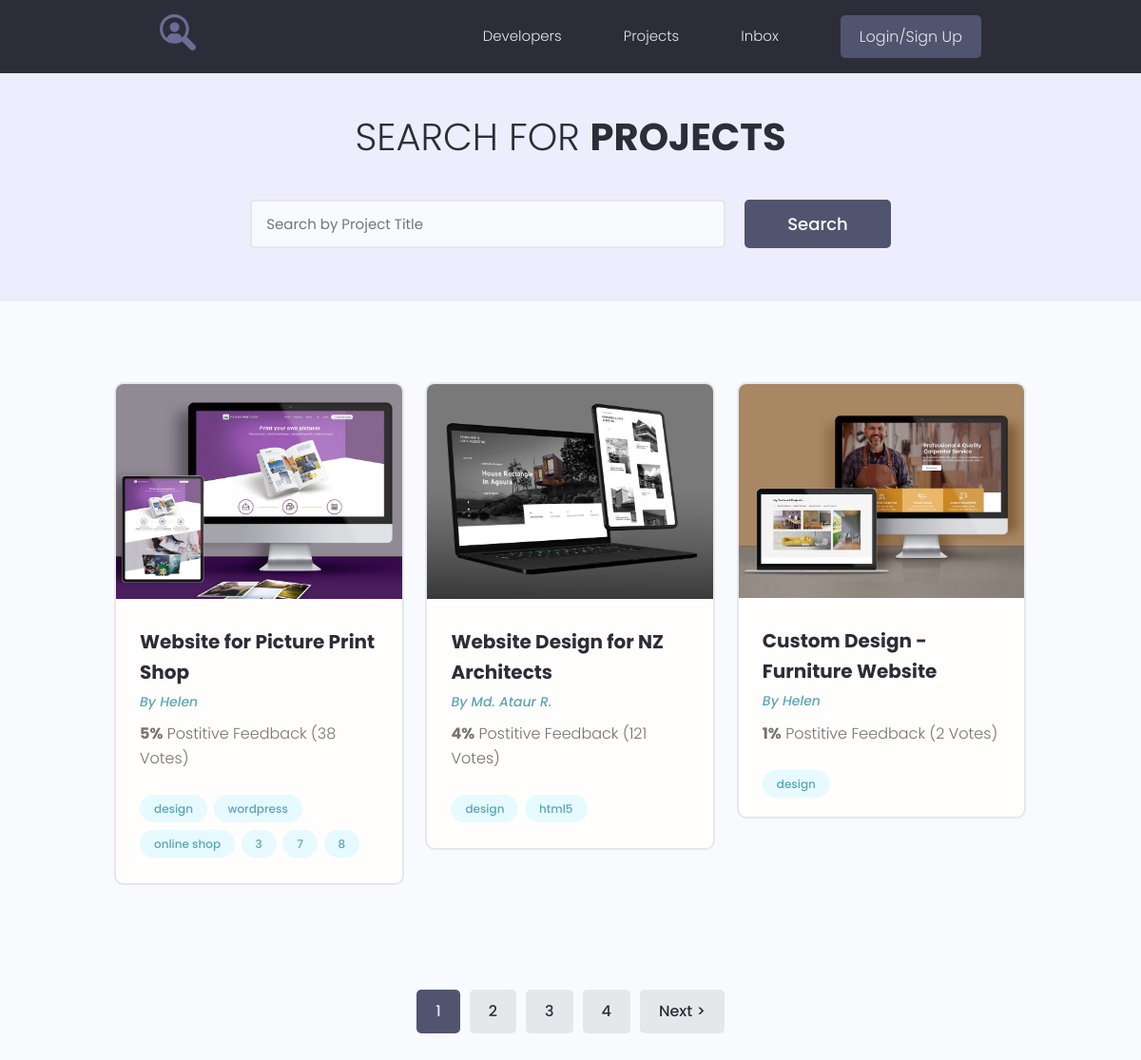
/projects/, run on the app's committed database.
### projects/models.py (models this page shows, shortened)
class Project(models.Model):
    owner = models.ForeignKey(Profile, on_delete=models.SET_NULL, null=True, blank=True)
    title = models.CharField(max_length=200)
    description = models.TextField(null=True, blank=True)
    featured_image = models.ImageField(null=True, blank=True, upload_to="projects/%Y/%m/%d/", default="default.jpg")
    demo_link = models.CharField(max_length=2000, null=True, blank=True)
    source_link = models.CharField(max_length=2000, null=True, blank=True)
    tags = models.ManyToManyField('Tag', blank=True)
    vote_total = models.IntegerField(default=0, null=True, blank=True)
    vote_ratio = models.IntegerField(default=0, null=True, blank=True)
    created = models.DateTimeField(auto_now_add=True)

class Tag(models.Model):
    name = models.CharField(max_length=200)
    created = models.DateTimeField(auto_now_add=True)
    def __str__(self):
        return self.name

### users/models.py (models this page shows, shortened)
class Profile(models.Model):
    user = models.OneToOneField(User, on_delete=models.CASCADE, null=True, blank=True)
    name = models.CharField(max_length=200, blank=True, null=True)
    email = models.EmailField(max_length=500, blank=True, null=True)
    username = models.CharField(max_length=200, blank=True, null=True)
    short_info = models.CharField(max_length=200, blank=True, null=True)
    bio = models.TextField(blank=True, null=True)
    profile_image = models.ImageField(blank=True, null=True, upload_to='profiles/', default="profiles/user-default.png")
    social_github = models.CharField(max_length=200, blank=True, null=True)
    social_youtube = models.CharField(max_length=200, blank=True, null=True)
    social_website = models.CharField(max_length=200, blank=True, null=True)
    created = models.DateTimeField(auto_now_add=True)

### projects/views.py (the view)
# urls.py: path('projects/', include('projects.urls')),
def projects(request):
    pr = Project.objects.all()
    page = request.GET.get('page')
    results = 3
    paginator = Paginator(pr, results)
    try:
        pr = paginator.page(page)
    except PageNotAnInteger:
        page = 1
        pr = paginator.page(page)
    except EmptyPage:
        page = paginator.num_pages
        pr = paginator.page(page)
    left_index = int(page) - 4
    if left_index < 1:
        left_index = 1
    right_index = int(page) + 5
    if right_index > paginator.num_pages:
        right_index = paginator.num_pages + 1
    custom_range = range(left_index, right_index)
    context = {
        'projects': pr,
        'paginator': paginator,
        'custom_range': custom_range
    }
    return render(request, "projects/projects.html", context)

### projects/templates/projects/projects.html (shortened to what this page needs)
{% extends 'projects/base.html' %}
{% block content %}
  <main class="projects">
    <section class="hero-section text-center">
      <div class="container container--narrow">
        <div class="hero-section__box">
          <h2>Search for <span>Projects</span></h2>
        </div>
        <div class="hero-section__search">
          <form class="form" action="#" method="get">
            <div class="form__field">
              <input class="input input--text" id="formInput#search" type="text" name="text"
                placeholder="Search by Project Title" />
            </div>
            <input class="btn btn--sub btn--lg" type="submit" value="Search" />
          </form>
        </div>
      </div>
    </section>
    <section class="projectsList">
      <div class="container">
        <div class="grid grid--three">
          {% for project in projects %}
          <div class="column">
            <div class="card project">
              <a href="{% url 'project' project.id %}" class="project">
                <img class="project__thumbnail" src="{{ project.featured_image.url }}" alt="project thumbnail" />
                <div class="card__body">
                  <h3 class="project__title">{{ project.title }}</h3>
                  <p><a class="project__author" href="{% url 'user_profile' project.owner.id %}">By {{ project.owner.name }}</a></p>
                  <p class="project--rating">
                    <span style="font-weight: bold;">{{ project.vote_ratio }}%</span> Postitive
                    Feedback ({{ project.vote_total }} Vote{{ project.vote_total|pluralize:'s' }})
                  </p>
                  <div class="project__tags">
                    {% for tag in project.tags.all %}
                    <span class="tag tag--pill tag--main">
                      <small>{{ tag }}</small>
                    </span>
                    {% endfor %}
                  </div>
                </div>
              </a>
            </div>
          </div>
          {% endfor %}
        </div>
      </div>
    </section>
    {% if projects.has_other_pages %}
    <div class="pagination">
      <ul class="container">
        {% for page in custom_range %}
          {% if page == projects.number %}
           <li><a href="?page={{page}}" class="btn page-link btn--sub">{{ page }}</a></li>
          {% else %}
            <li><a href="?page={{page}}" class="btn page-link">{{ page }}</a></li>
          {% endif %}
        {% endfor %}
        {% if projects.has_next %}
        <li><a href="?page={{ projects.next_page_number }}" class="btn page-link">Next &gt;</a></li>
        {% endif %}
      </ul>
    </div>
    {% endif %}
  </main>
{% endblock %}

### projects/templates/projects/base.html (shortened to what this page needs)
{% load static %}
<!DOCTYPE html>
<html lang="en">
<head>
   <link rel="stylesheet" href="https://maxcdn.bootstrapcdn.com/font-awesome/4.5.0/css/font-awesome.min.css">
  <link rel="stylesheet" href="{% static 'uikit/styles/uikit.css' %}" />
  <link rel="stylesheet" href="{% static 'styles/app.css' %}" />
</head>
<body>
{% include 'projects/navbar.html' %}
{% block content %}{% endblock %}
</body>
</html>

### projects/templates/projects/navbar.html (shortened to what this page needs)
{% load static %}
  <header class="header">
    <div class="container container--narrow">
      <a href="{% url 'profiles' %}" class="header__logo">
        <img src="{% static 'images/logo.svg' %}" alt="DevSearch Logo" />
      </a>
      <nav class="header__nav">
        <ul class="header__menu">
          <li class="header__menuItem"><a href="{% url 'profiles' %}">Developers</a></li>
          <li class="header__menuItem"><a href="{% url 'projects' %}">Projects</a></li>
          <li class="header__menuItem"><a href="inbox.html">Inbox</a></li>
        {% if request.user.is_authenticated %}
          <li class="header__menuItem"><a href="{% url 'account' %}">Account</a></li>
          <li class="header__menuItem"><a href="{% url 'create-project' %}">Add Projects</a></li>
          <li class="header__menuItem"><a href="{% url 'logout' %}" class="btn btn--sub">Logout</a></li>
        {% else %}
          <li class="header__menuItem"><a href="{% url 'login' %}" class="btn btn--sub">Login/Sign Up</a></li>
        {% endif %}
        </ul>
      </nav>
    </div>
  </header>

### projects/static/styles/app.css (style rules this page uses)
:root { --color-sub: #2d2d39; }
.btn--sub { background-color: var(--color-sub-light); }
.card { border: 2px solid var(--color-light); }
img { width: 100%; }
.header { position: sticky; z-index: 111; background-color: var(--color-sub); padding: 1.5rem 0; }
.header > .container { display: flex; justify-content: space-between; align-items: center; }
.header__logo > img { height: 3.8rem; }
.header__nav > ul { display: inline-flex; align-items: center; list-style: none; gap: 6.5rem; }
.header__menuItem > a { color: var(--color-light); font-weight: 300; }
.hero-section { height: 40vh; display: flex; align-items: center; background-color: var(--color-sub); }
.hero-section__box { margin-bottom: 4rem; }
.hero-section__box > h2, .hero-section__box > h2 > span { font-size: 4rem; color: var(--color-light); line-height: 1.3; text-transform: uppercase; }
.hero-section__box > h2 { font-weight: 300; }
.hero-section__box > h2 > span { font-weight: 700; }
.hero-section__search > .form { display: flex; align-items: center; justify-content: center; gap: 2rem; }
.hero-section__search > .form input.input--text { width: 50rem; }
.pagination { margin-top: 8rem; margin-bottom: 10rem; }
.pagination > ul { flex-wrap: wrap; list-style: none; display: flex; align-items: center; justify-content: center; gap: 1rem; }
.pagination .btn { color: var(--color-sub); }
.pagination .btn.btn--sub { color: var(--color-light); }
.project__author { font-size: 1.4rem; font-style: italic; }
.project--rating { margin-bottom: 1.6em; margin-top: .5em; }
.projects > .hero-section { background: var(--color-sub-lighter); height: 30vh; }
.projects .hero-section__box { margin-bottom: 2.5rem; }
.projects .hero-section__box > h2 { color: var(--color-sub); }
.projects .hero-section__box > h2 > span { font-weight: 700; color: var(--color-sub); }
.projectsList { margin-top: 8rem; }
.project__thumbnail { object-fit: cover; object-position: top center; width: 100%; }
.project__title { font-size: 2rem; font-weight: 700; color: var(--color-sub); }

### projects/static/uikit/styles/modules/_variables.css (style rules this page uses)
:root { --color-main: #5aa5b9; --color-main-light: #e6faff; --color-sub: #3f4156; --color-sub-light: #51546e; --color-sub-lighter: #ededfd; --color-text: #737373; --color-gray: #8b8b8b; --color-light: #e5e7eb; --color-light-gray: #767676; --color-bg: #f8fafd; --color-white: #fffefd; --color-white-light: #f3f3f3; --color-success: #359e64; --color-success-bg: #def8e8; --color-error: #fc4b0b; --color-error-bg: #fff2ee; --font-base: 'Poppins', arial, helvetica, 'Segoe UI', roboto, ubuntu, sans-serif; --font-monospace: 'Fira Code', 'Courier New', courier, monospace; --font-regular: 300; --font-medium: 500; --font-bold: 700; --generic-shadow: 1px 1px 5px #00000010; --generic-transition: all 0.3s ease-in-out; }

### projects/static/uikit/styles/modules/_base.css (style rules this page uses)
* { margin: 0; padding: 0; box-sizing: border-box; text-rendering: optimizeLegibility; color: inherit; font-size: inherit; }
html { font-size: 50%; }
@media only screen and (min-width: 480px) { html { font-size: 56.25%; } }
@media only screen and (min-width: 1200px) { html { font-size: 62.5%; } }
body { line-height: 1.6; font-weight: 400; font-size: 1.5rem; color: var(--color-text); background-color: var(--color-bg); min-height: 100vh; }

### projects/static/uikit/styles/modules/_typography.css (style rules this page uses)
* { font-family: var(--font-base); }
h2 { font-size: 3.6rem; font-weight: var(--font-bold); }
h3 { font-size: 3.2rem; font-weight: var(--font-medium); }
p, span, strong { font-size: 1.6rem; color: var(--color-text); font-weight: var(--font-regular); }
a { padding-bottom: 2px; text-decoration: none; display: inline-block; color: var(--color-main); font-weight: var(--font-medium); }

### projects/static/uikit/styles/modules/_utilities.css (style rules this page uses)
.container { width: 92%; max-width: 165rem; margin: 0 auto; box-sizing: border-box; }
.container--narrow { width: 92%; max-width: 120rem; }
@media screen and (min-width: 1000px) { .container { width: 90%; } }
@media screen and (min-width: 1000px) { .container--narrow { width: 85%; } }
@media screen and (min-width: 1200px) { .container { width: 80%; } }
@media screen and (min-width: 1200px) { .container--narrow { width: 72%; } }
.text-center { text-align: center; }

### projects/static/uikit/styles/modules/_card.css (style rules this page uses)
.card { border-radius: 1rem; background-color: var(--color-white); border: 1.5px solid var(--color-light); width: auto; height: auto; margin-top: 0.5rem; margin-bottom: 0.5rem; overflow: hidden; }
.card__body, .card__header { padding: 2rem 2.5rem; }

### data on the page
Project: featured_image (picture), title "Website for Picture Print Shop", owner.name "Helen", vote_ratio "5", vote_total "38"
Tag: name "design"
Tag: name "wordpress"
Tag: name "online shop"
Tag: name "3"
Tag: name "7"
Tag: name "8"
Project: featured_image (picture), title "Website Design for NZ Architects", owner.name "Md. Ataur R.", vote_ratio "4", vote_total "121"
Tag: name "html5"
Project: featured_image (picture), title "Custom Design - Furniture Website", owner.name "Helen", vote_ratio "1", vote_total "2"

### other printed values
{{ page }} "1"
{{ page }} "2" "3" "4"
